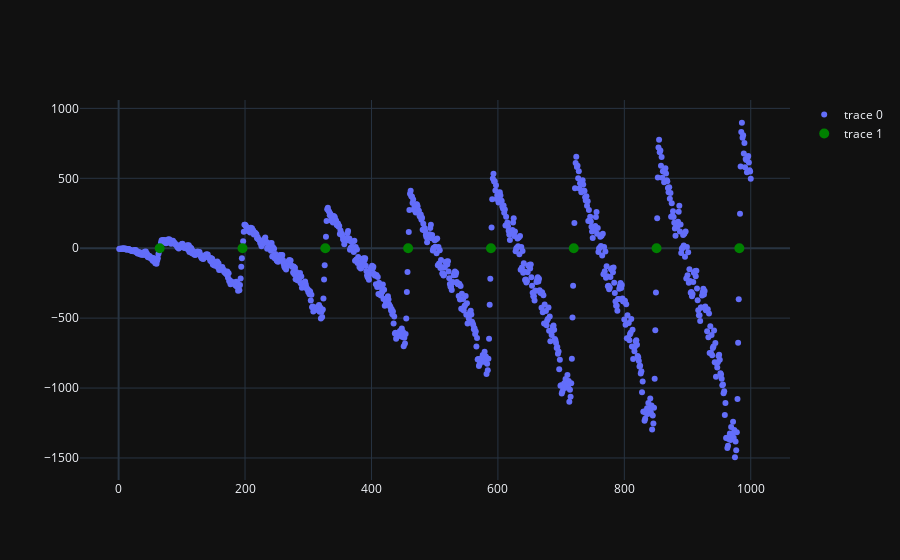

The notebook cell saved with this chart:
### Code cell
import plotly
import plotly.graph_objs as go
# plot data_range vs counts_at_steps
trace = go.Scatter(
    x = data_range,
    y = counts_at_steps - (solve(np.array(data_range)) + solve2(np.array(data_range))),
    mode = 'markers'
)
# plot a green dot at every n_steps % len(input_data)th point
trace2 = go.Scatter(
    x = data_range[n_steps % len(input_data)::len(input_data)],
    y = (counts_at_steps - (solve(np.array(data_range)) + solve2(np.array(data_range))))[n_steps % len(input_data)::len(input_data)],
    mode = 'markers',
    marker=dict(
        color='green',
        size=10,
    )
)
fig = go.Figure(data=[trace, trace2])
fig.update_layout(template='plotly_dark')
fig.show()

### Figure 1 — Plotly figure (JSON) as saved in the notebook; plotly's stock layout.template omitted (floating-point values rounded to 4 significant figures; data arrays with more than 128 entries replaced by an {"elided": "..."} marker saying what was removed)
{"data": [{"mode": "markers", "type": "scatter", "x": {"elided": "1000 int values"}, "y": {"elided": "1000 float values"}}, {"marker": {"color": "green", "size": 10}, "mode": "markers", "type": "scatter", "x": [65, 196, 327, 458, 589, 720, 851, 982], "y": [-1.273e-11, -7.276e-12, 0, 0, 0, 0, 0, 0]}], "layout": {}}
